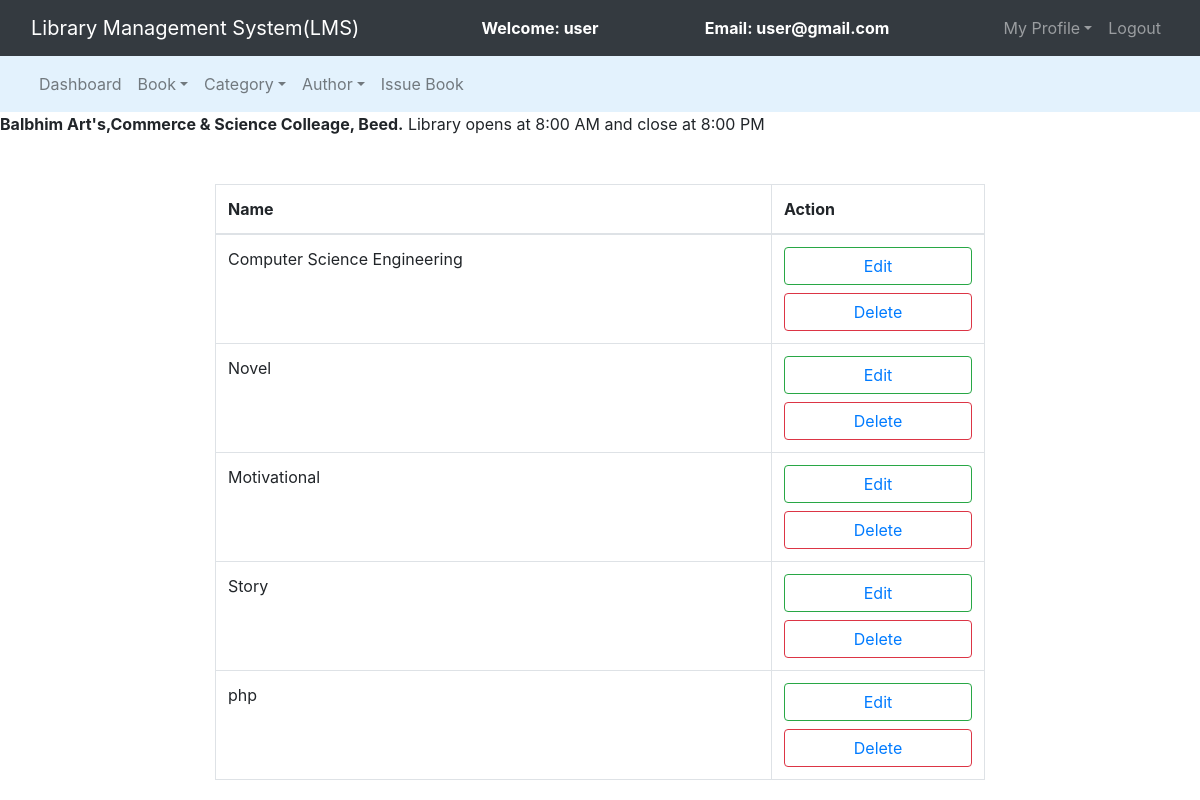
The app's page /admin/manage_cat.php (signed in) with its own data.
### tables this page shows
CREATE TABLE `category` (
  `cat_id` int(11) NOT NULL,
  `cat_name` varchar(100) NOT NULL
);

### admin/manage_cat.php (the view, shortened to what this page needs)
<?php
	include 'db_connect.php';
?>
<!DOCTYPE html>
<html>
<head>
	<link rel="stylesheet" type="text/css" href="../bootstrap-4.4.1/css/bootstrap.min.css">
</head>
<body>
	<nav class="navbar navbar-expand-lg navbar-dark bg-dark">
		<div class="container-fluid">
			<div class="navbar-header">
				<a class="navbar-brand" href="index.php">Library Management System(LMS)</a>
			</div>
			<font style="color: white"><span><strong>Welcome: <?php echo $_SESSION['name'];?></strong></span></font>
			<font style="color: white"><span><strong>Email: <?php echo $_SESSION['email'];?></strong></span></font>
			<ul class="nav navbar-nav navbar-right">
				<li class="nav-item dropdown">
					<a class="nav-link dropdown-toggle" data-toggle="dropdown">My Profile</a>
				</li>
				<li class="nav-item"><a class="nav-link" href="../logout.php">Logout</a></li>
			</ul>
		</div>
	</nav>
<nav class="navbar navbar-expand-lg navbar-light" style="background-color: #e3f2fd">
	<div class="container-fluid">
		<ul class="nav navbar-nav navbar-center">
			<li class="nav-item">
				<a href="admin_dashboard.php" class="nav-link">Dashboard</a>
			</li>
			<li class="nav-item dropdown">
				<a class="nav-link dropdown-toggle" data-toggle="dropdown">Book</a>
			</li>
			<li class="nav-item dropdown">
				<a class="nav-link dropdown-toggle" data-toggle="dropdown">Category</a>
			</li>
			<li class="nav-item dropdown">
				<a class="nav-link dropdown-toggle" data-toggle="dropdown">Author</a>
			</li>
			<li class="nav-item">
				<a href="issue_book.php" class="nav-link">Issue Book</a>
			</li>
		</ul>
	</div>
</nav>
	<span><marquee><b>Balbhim Art's,Commerce & Science Colleage, Beed.</b> Library opens at 8:00 AM and close at 8:00 PM</marquee></span><br><br>
	<div class="container-fluid">
		<div class="row">
		<div class="col-md-2"></div>
		<div class="col-md-8">
			<table class="table table-bordered table-hover">
				<thead>
					<tr>
						<th>Name</th>
						<th>Action</th>
					</tr>
				</thead>
				<?php
					$query = "select * from category";
					$query_run = mysqli_query($connection,$query);
					while($row = mysqli_fetch_assoc($query_run)){
						?>
						<tr>
							<td><?php echo $row['cat_name'];?></td>
							<td>
								<button class="btn btn-block btn-outline-success" name=""><a href="edit_cat.php?cid=<?php echo $row['cat_id'];?>">Edit</a></button>
								<button class="btn btn-block btn-outline-danger" name=""><a href="delete_cat.php?cid=<?php echo $row['cat_id'];?>">Delete</a></button>
							</td>
						</tr>
						<?php
					}
				?>
			</table>
		</div>
		<div class="col-md-2"></div>
	</div>
</body>
</html>

### records on screen
category: cat_name "Computer Science Engineering"
category: cat_name "Novel"
category: cat_name "Motivational"
category: cat_name "Story"
category: cat_name "php"

### other values on screen
$_SESSION['name'] "user"
$_SESSION['email'] "user@gmail.com"
